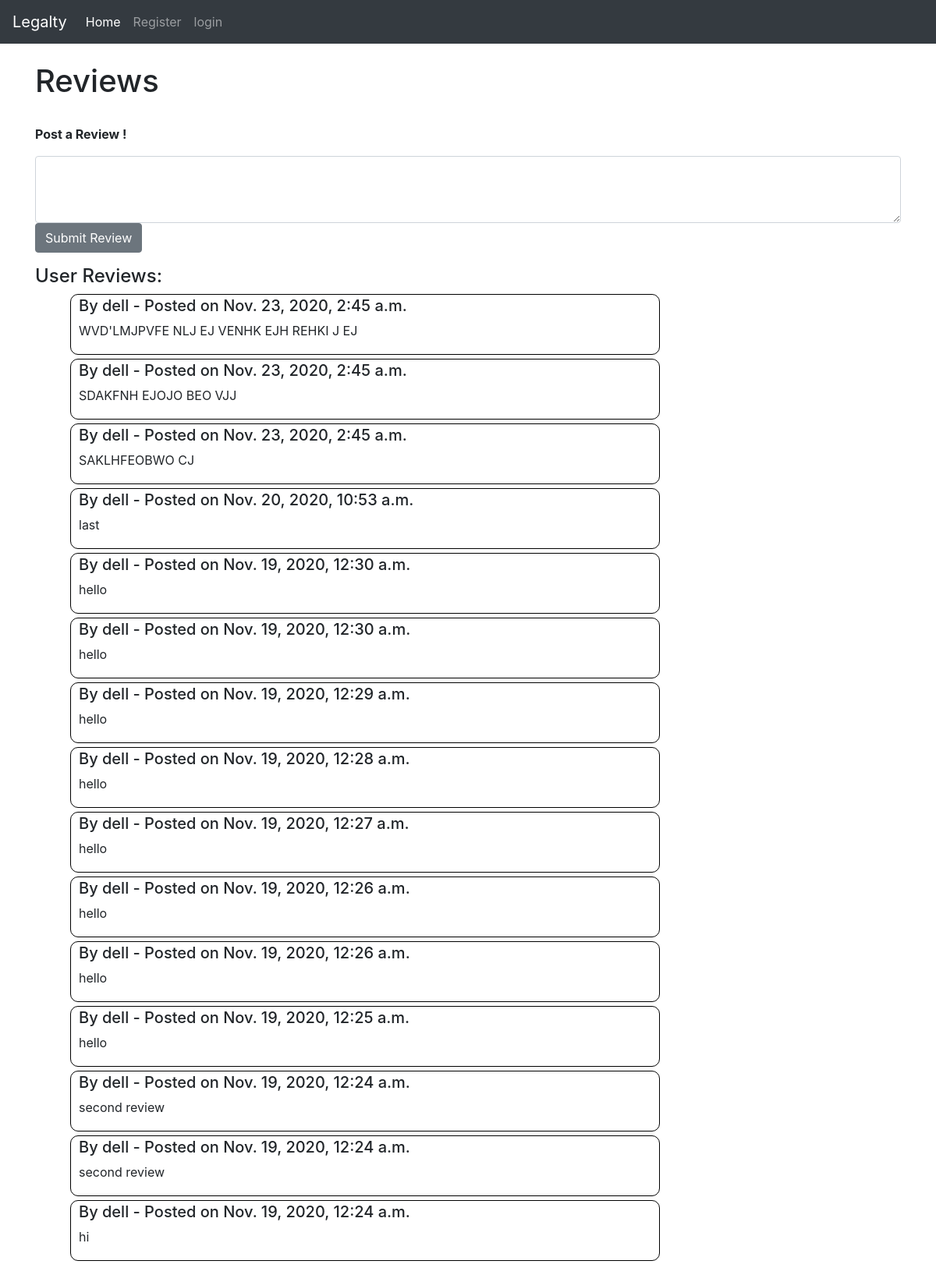
The page /users/11/review on the database its author committed.
### users/models.py (models this page shows)
class Review ( models.Model):
    lawyer_id = models.ForeignKey( LawyerProfile, on_delete=models.CASCADE)
    author = models.ForeignKey(User, on_delete=models.CASCADE)
    body = models.TextField()
    date_added = models.DateTimeField(default=timezone.now)
    class Meta:
        ordering = ('-date_added' , )

### users/views.py (the view)
# urls.py: path('<int:pk>/review', reviewDisplay , name= 'review'),
def reviewDisplay (request, pk):
    form = ReviewForm( request.POST or None)
    if form.is_valid():
        form.instance.author = request.user
        form.instance.lawyer_id = LawyerProfile.objects.get(pk=pk)
        form.save()
        form = ReviewForm()
    try:
        LawyerProfile.objects.get(pk=pk)
    except LawyerProfile.DoesNotExist:
        return HttpResponseNotFound("Page not found")
    reviewset =  Review.objects.filter(  lawyer_id__pk=pk)
    context = {
        'form' : form ,
        'reviewset': reviewset
    }
    return render(request, 'reviews.html', context)

### users/forms.py
class ReviewForm( forms.ModelForm):
    class Meta:
        model = Review
        fields = [
            'body'
        ]
        widgets = {
            'body' : forms.Textarea(attrs={'class': 'form-control'  ,  'rows':3 , 'cols': 5})
        }

### users/templates/reviews.html (shortened to what this page needs)
{% extends 'base.html' %}
{% block content %}
<h1> Reviews </h1>
<br/>
<div>
    <p><b>  Post a Review !  </b>   </p>
</div>
<div class="box2" >
    <form method="POST">
        <div class="form-group">
            {{ form.body }}
        <button class="btn btn-secondary">Submit Review </button>
        </div>
    </form>
</div>
<h4> User Reviews:</h4>
<ul>
    {% for review in  reviewset %}
    <div class="box">
        <h5>By {{ review.author.username }} - Posted on {{ review.date_added }}</h5>
        <p> {{ review.body }}</p>
    </div>
    {% endfor %}
</ul>
<br>
 {% endblock %}

### users/templates/reviews.html (style rules this page uses)
.box { left: 50px; width: calc(80% - 100px); border: 1px solid black; border-radius: 10px; padding: 2px; padding-left: 10px; text-align: left ; margin :5px; }
.box2 { width = calc( 80% ) ; }

### rows shown on the page
Review: author.username "dell", date_added "Nov. 23, 2020, 2:45 a.m.", body "WVD'LMJPVFE NLJ EJ VENHK EJH REHKI J EJ"
Review: author.username "dell", date_added "Nov. 23, 2020, 2:45 a.m.", body "SDAKFNH EJOJO BEO VJJ"
Review: author.username "dell", date_added "Nov. 23, 2020, 2:45 a.m.", body "SAKLHFEOBWO CJ"
Review: author.username "dell", date_added "Nov. 20, 2020, 10:53 a.m.", body "last"
Review: author.username "dell", date_added "Nov. 19, 2020, 12:30 a.m.", body "hello"
Review: author.username "dell", date_added "Nov. 19, 2020, 12:30 a.m.", body "hello"
Review: author.username "dell", date_added "Nov. 19, 2020, 12:29 a.m.", body "hello"
Review: author.username "dell", date_added "Nov. 19, 2020, 12:28 a.m.", body "hello"
Review: author.username "dell", date_added "Nov. 19, 2020, 12:27 a.m.", body "hello"
Review: author.username "dell", date_added "Nov. 19, 2020, 12:26 a.m.", body "hello"
Review: author.username "dell", date_added "Nov. 19, 2020, 12:26 a.m.", body "hello"
Review: author.username "dell", date_added "Nov. 19, 2020, 12:25 a.m.", body "hello"
Review: author.username "dell", date_added "Nov. 19, 2020, 12:24 a.m.", body "second review"
Review: author.username "dell", date_added "Nov. 19, 2020, 12:24 a.m.", body "second review"
Review: author.username "dell", date_added "Nov. 19, 2020, 12:24 a.m.", body "hi"
